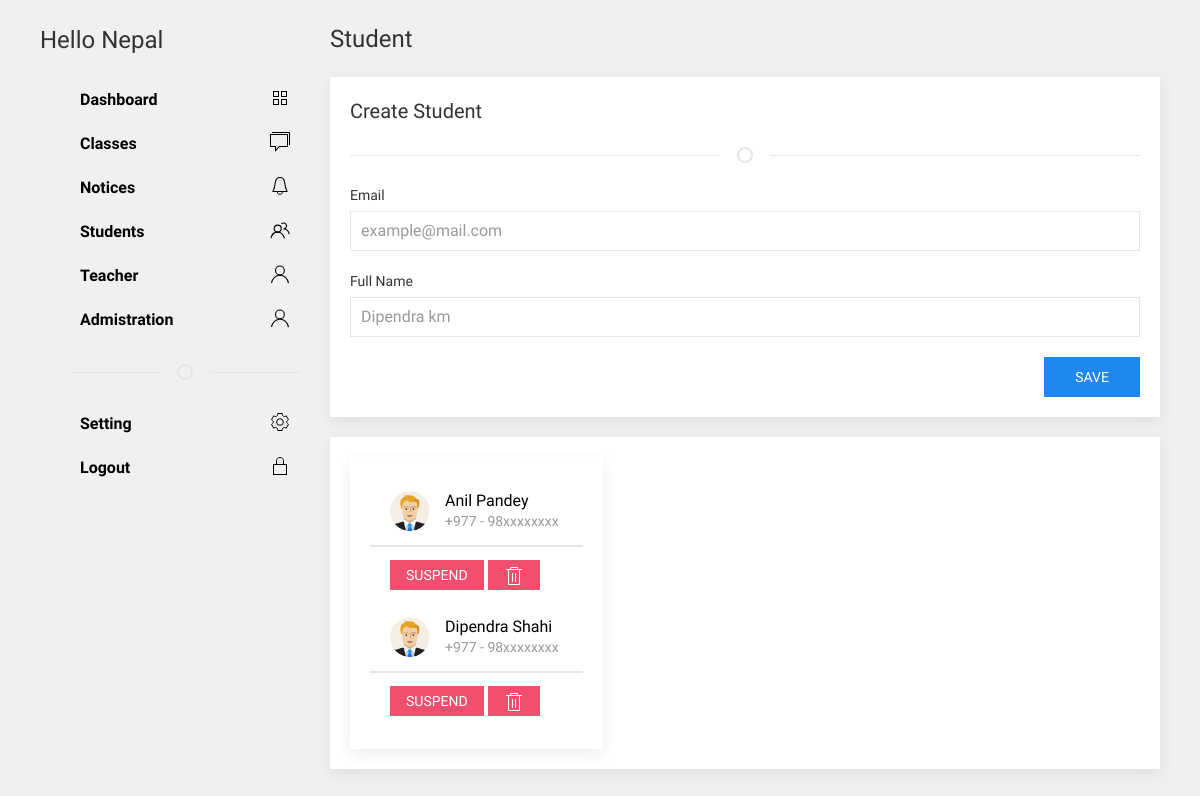
Before: /manager/student/ (signed in) with the older database file.
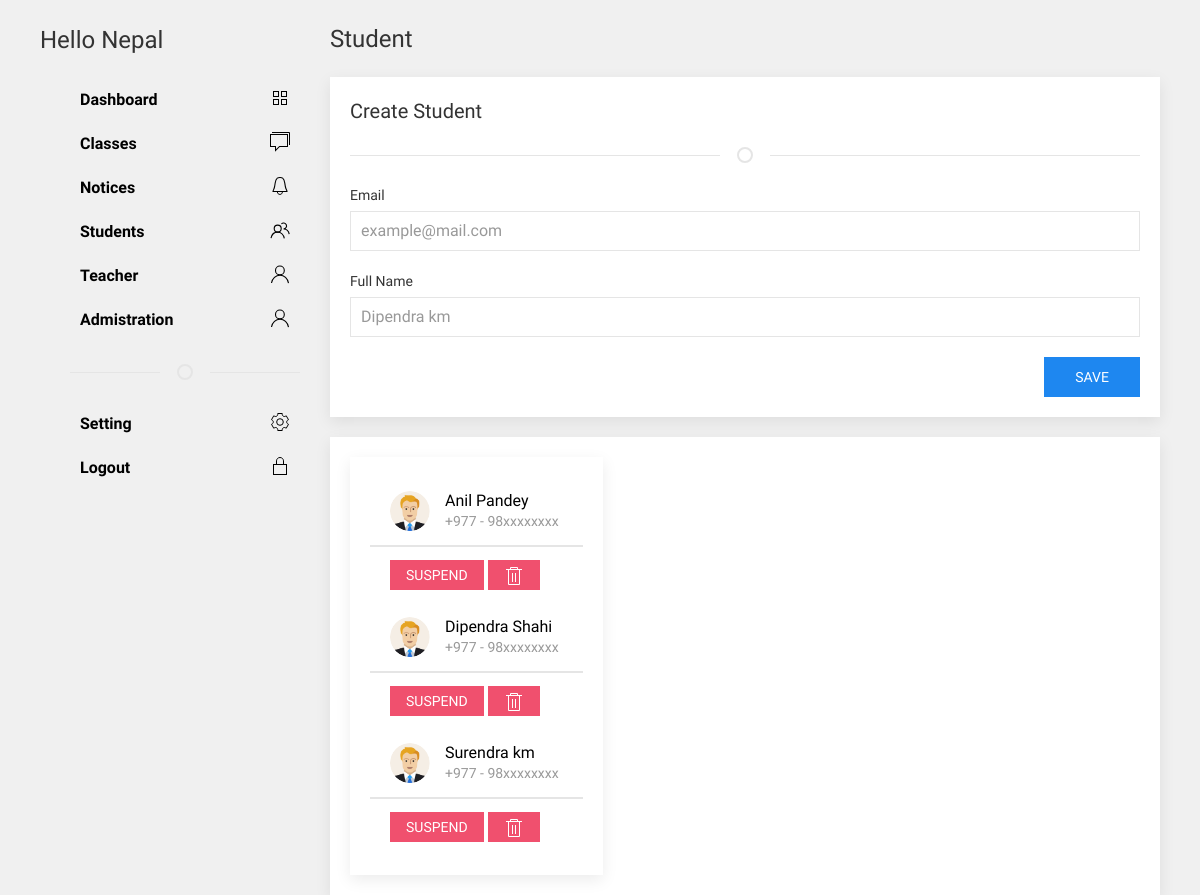
After: the same page with the newer database file.
### student/models.py (models this page shows, shortened)
class Student(models.Model):
    name = models.CharField(max_length=100)
    contact_no = models.CharField(max_length=20,default='98xxxxxxxx')
    profile = models.ImageField(blank=True,null=True,upload_to='profile/')
    user = models.OneToOneField(Account,on_delete=models.CASCADE)

### manager/views.py (the view, shortened to what this page needs)
# urls.py: path('student/', StudentView.as_view(), name='manage_student'),
class StudentView(View):
    template_name = 'manager/student.html'
    @method_decorator(login_required,'signin')
    def get(self,request,*arg,**kwargs):
        student = Student.objects.all()
        context = {
            'student':student
        }
        cache.clear()
        return render(request,self.template_name,context)

### templates/manager/student.html (shortened to what this page needs)
{% extends 'master/dashboard.html' %}
{% load staticfiles %}
 {% block 'contents' %}
     <div uk-grid>
        {% include 'includes/dashboard_sidenav.html' %}
        <div class="uk-width-3-4@m content">
            <h3>Student</h3>
            <div class="uk-card uk-card-default uk-card-body uk-card-small">
                <h4>Create Student</h4>
                <hr class="uk-divider-icon">
                <form class="uk-form-stacked" method="post">
                    <div class="uk-margin">
                        <label class="uk-form-label" for="form-stacked-email">Email</label>
                        <div class="uk-form-controls">
                            <input class="uk-input" id="form-stacked-email" name="email" type="text" placeholder="example@mail.com">
                        </div>
                    </div>
                    <div class="uk-margin">
                        <label class="uk-form-label" for="form-stacked-name">Full Name</label>
                        <div class="uk-form-controls">
                            <input class="uk-input" name="name" id="form-stacked-name" type="text" placeholder="Dipendra km">
                        </div>
                    </div>
                    <button class="uk-button uk-button-primary" style="float:right;">Save</button>
                </form>
            </div>
            <div class="uk-card uk-card-default uk-margin uk-card-small uk-card-body">
                <div class="uk-grid-column-small uk-child-width-1-3@s" uk-grid>
                    <div>
                        <div class="uk-card uk-card-default uk-card-hover uk-card-body">
                            {% for t in student %}
                               <div class="uk-card-header">
                                    <div class="uk-grid-small uk-flex-middle" uk-grid>
                                        <div class="uk-width-auto">
                                            {% if t.profile %}
                                                <img class="uk-border-circle" width="40" height="40" src="{{MEDIA_URL}}{{t.profile.url}}">
                                            {% else %}
                                                <img class="uk-border-circle" width="40" height="40" src="{% static 'img/teacher.png' %}">
                                            {% endif %}
                                        </div>
                                        <div class="uk-width-expand">
                                            <h5 class="uk-margin-remove-bottom"><a href="{% url 'student_details' t.id %}"> {{t.name}}</a></h5>
                                            <p class="uk-text-meta uk-margin-remove-top">+977 - {{t.contact_no}}</p>
                                        </div>
                                    </div>
                                </div>
                             <div class="uk-card-footer">
                                 {% if t.user.is_suspended %}
                                   <a id="js-release-confirm" href="#" class="uk-button uk-button-primary uk-button-small" url="{% url 'unsuspend_student' t.user_id %}">Release</a>
                                {% else %}
                                 <a id="js-modal-confirm" href="#" class="uk-button uk-button-danger uk-button-small" url="{% url 'suspend_student' t.user_id %}">Suspend</a>
                                 {% endif %}
                                 <a id="teacher-delete-confirm" href="#" class="uk-button uk-button-danger uk-button-small" url="{% url 'delete_student' t.user_id %}"><span uk-icon="icon: trash"></span></a>
                            </div>
                           {% endfor %}
                        </div>
                    </div>
                </div>
            </div>
        </div>
   </div>
 {% endblock %}

Changed rows visible on the page:
added Student: name "Surendra km", contact_no "98xxxxxxxx", shows "SUSPEND"
